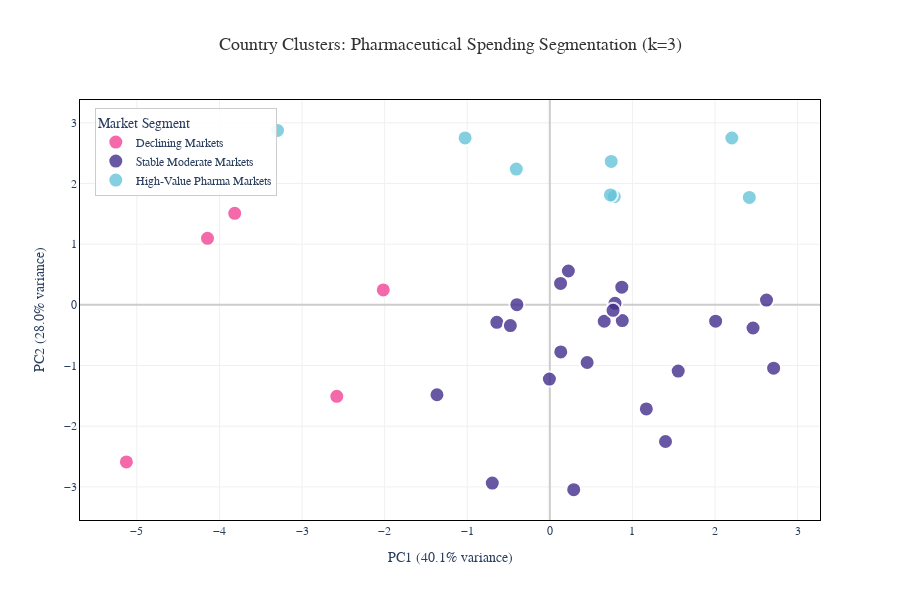

Write notebook code for a chart like this one.
### Markdown cell above
### Step 7: Visualize Clusters

#### Interactive Plotly Visualization

### Code cell
# Create interactive visualization
analyzer.plot_interactive_clusters()

### Figure 1 — Plotly figure (JSON) as saved in the notebook; plotly's stock layout.template omitted (floating-point values rounded to 4 significant figures)
{"data": [{"customdata": [["CRI", 163, 12, -3.04], ["HRV", 390, 23.3, 0.03], ["HUN", 577, 29.5, 0.13], ["IRL", 581, 12.7, 0.44], ["SVK", 539, 26.2, -1.3]], "hovertemplate": "<b>%{text}</b><br>Code: %{customdata[0]}<br>Spending: $%{customdata[1]:,.0f}/capita<br>Pharma Share: %{customdata[2]:.1f}%<br>Growth: %{customdata[3]:.2f}%/year<br><extra></extra>", "marker": {"color": "#F24495", "line": {"color": "white", "width": 2}, "opacity": 0.8, "size": 15}, "mode": "markers", "name": "Declining Markets", "text": ["Costa Rica", "Croatia", "Hungary", "Ireland", "Slovakia"], "type": "scatter", "x": [-5.127, -4.145, -3.815, -2.579, -2.016], "y": [-2.589, 1.097, 1.509, -1.508, 0.2456]}, {"customdata": [["AUS", 611, 13.1, 1.73], ["AUT", 615, 12.1, 3.24], ["BEL", 583, 12.1, 1.23], ["CAN", 800, 16.5, 1.15], ["CHE", 650, 10.4, 3.9], ["CYP", 391, 16.8, 3.53], ["CZE", 489, 17.7, 3.22], ["DNK", 331, 6.8, 1.42], ["ESP", 485, 15.6, 2.56], ["EST", 358, 17.8, 4.71], ["FIN", 501, 12.2, 2.65], ["FRA", 681, 14.2, 1.99], ["ISL", 482, 12.6, 0.25], ["ISR", 330, 13.4, 5.47], ["ITA", 578, 17.6, 1.6], ["LUX", 556, 11.3, 4.01], ["MEX", 240, 22.6, 2.79], ["NLD", 398, 7.7, 0], ["NOR", 441, 7.5, 1.95], ["POL", 398, 21.2, 2.5], ["PRT", 442, 15.9, 1.72], ["SVN", 512, 18.6, 2.87], ["SWE", 507, 10, 1.91]], "hovertemplate": "<b>%{text}</b><br>Code: %{customdata[0]}<br>Spending: $%{customdata[1]:,.0f}/capita<br>Pharma Share: %{customdata[2]:.1f}%<br>Growth: %{customdata[3]:.2f}%/year<br><extra></extra>", "marker": {"color": "#432E8C", "line": {"color": "white", "width": 2}, "opacity": 0.8, "size": 15}, "mode": "markers", "name": "Stable Moderate Markets", "text": ["Australia", "Austria", "Belgium", "Canada", "Switzerland", "Cyprus", "Czech Republic", "Denmark", "Spain", "Estonia", "Finland", "France", "Iceland", "Israel", "Italy", "Luxembourg", "Mexico", "Netherlands", "Norway", "Poland", "Portugal", "Slovenia", "Sweden"], "type": "scatter", "x": [0.1325, 2.008, -0.004951, 0.2248, 2.624, 0.7894, -0.3988, 0.2893, 0.8776, 0.6589, 1.555, 0.766, -1.366, 2.461, 0.8717, 2.71, 0.452, -0.6964, 1.401, -0.6414, -0.4775, 0.1302, 1.169], "y": [-0.7753, -0.2679, -1.223, 0.5579, 0.07885, 0.02494, 0.003969, -3.045, -0.2593, -0.2702, -1.091, -0.09021, -1.482, -0.381, 0.2917, -1.044, -0.9502, -2.937, -2.252, -0.2879, -0.3417, 0.3531, -1.716]}, {"customdata": [["DEU", 791, 14.1, 4.24], ["GRC", 638, 28.5, 0.63], ["JPN", 818, 18.9, 1.87], ["KOR", 555, 21.5, 4.71], ["LTU", 518, 25.5, 5.43], ["LVA", 403, 26.1, 6.84], ["ROU", 393, 31.5, 5.27], ["USA", 1156, 12.1, 3.04]], "hovertemplate": "<b>%{text}</b><br>Code: %{customdata[0]}<br>Spending: $%{customdata[1]:,.0f}/capita<br>Pharma Share: %{customdata[2]:.1f}%<br>Growth: %{customdata[3]:.2f}%/year<br><extra></extra>", "marker": {"color": "#66C4D9", "line": {"color": "white", "width": 2}, "opacity": 0.8, "size": 15}, "mode": "markers", "name": "High-Value Pharma Markets", "text": ["Germany", "Greece", "Japan", "South Korea", "Lithuania", "Latvia", "Romania", "United States"], "type": "scatter", "x": [2.416, -1.026, 0.7806, 0.7337, -0.4059, 0.7436, -3.297, 2.204], "y": [1.771, 2.751, 1.785, 1.812, 2.239, 2.364, 2.876, 2.751]}], "layout": {"font": {"family": "Arial, sans-serif", "size": 12}, "height": 600, "hovermode": "closest", "legend": {"bgcolor": "rgba(255, 255, 255, 0.9)", "bordercolor": "#ccc", "borderwidth": 1, "title": {"font": {"family": "Arial, sans-serif", "size": 14}, "text": "Market Segment"}, "x": 0.02, "y": 0.98}, "paper_bgcolor": "white", "plot_bgcolor": "white", "title": {"font": {"color": "#333", "family": "Arial, sans-serif", "size": 18}, "text": "Country Clusters: Pharmaceutical Spending Segmentation (k=3)", "x": 0.5, "xanchor": "center"}, "width": 900, "xaxis": {"gridcolor": "#f0f0f0", "gridwidth": 1, "linecolor": "black", "linewidth": 1, "mirror": true, "showgrid": true, "showline": true, "title": {"text": "PC1 (40.1% variance)"}, "zeroline": true, "zerolinecolor": "#ccc", "zerolinewidth": 2}, "yaxis": {"gridcolor": "#f0f0f0", "gridwidth": 1, "linecolor": "black", "linewidth": 1, "mirror": true, "showgrid": true, "showline": true, "title": {"text": "PC2 (28.0% variance)"}, "zeroline": true, "zerolinecolor": "#ccc", "zerolinewidth": 2}}}
